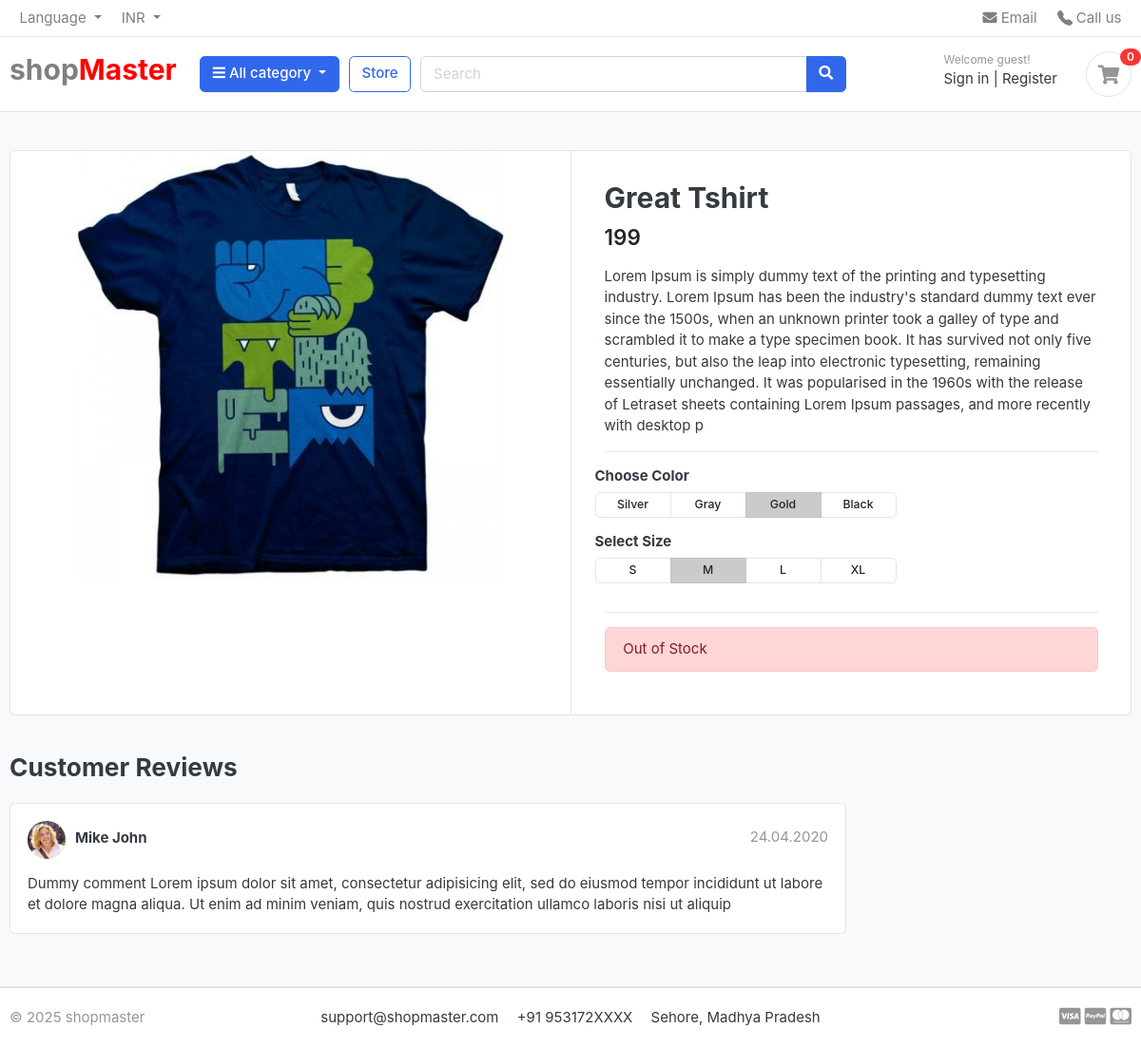
Before: /store/t-shirts/great-tshirt/ with the older database file.
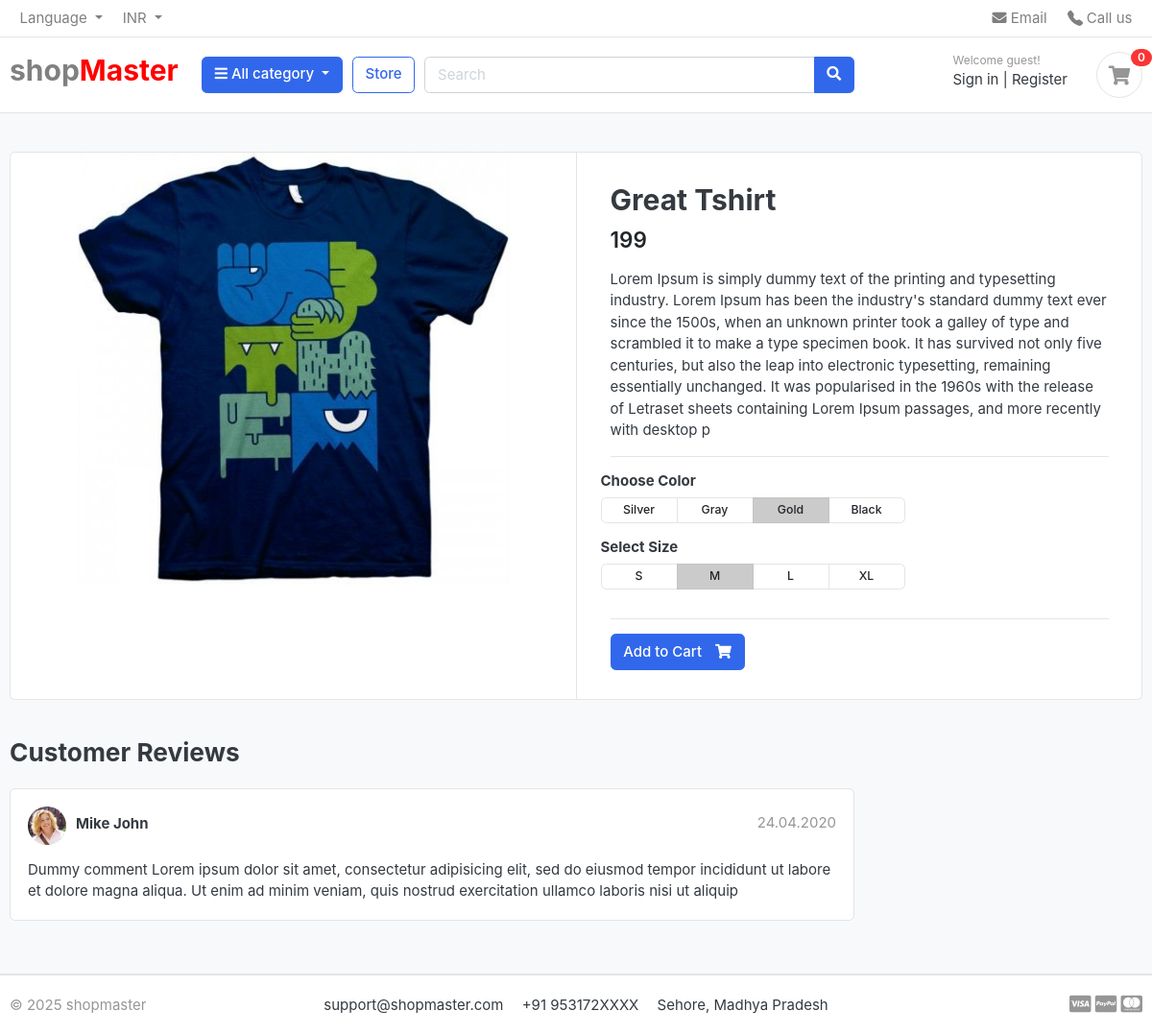
After: the same page with the newer database file.
### store/models.py (models this page shows, shortened)
class Product(models.Model):
    product_name  = models.CharField(max_length=200, unique=True)
    slug          = models.SlugField(max_length=200, unique=True)
    description   = models.TextField(max_length=500, blank=True)
    price         = models.IntegerField()
    images        = models.ImageField(upload_to='photos/products')
    stock         = models.IntegerField()
    is_available  = models.BooleanField(default=True)
    category      = models.ForeignKey(Category, on_delete=models.CASCADE)
    created_date  = models.DateTimeField(auto_now_add=True)
    modified_date = models.DateTimeField(auto_now=True)

### store/views.py (the view)
# urls.py: path('<slug:category_slug>/<slug:product_slug>/', views.product_detail, name='product_detail'),
def product_detail(request, category_slug, product_slug):
    try:
        single_product = Product.objects.get(category__slug=category_slug, slug=product_slug)
        in_cart = CartItem.objects.filter(cart__cart_id=_cart_id(request), product=single_product).exists()
    except Exception as e:
        raise e
    context = {
        'single_product': single_product,
        'in_cart'       : in_cart
    }
    return render(request, 'store/product_detail.html', context)

### carts/context_processors.py (called while the page is built)
def counter(request):
    cart_count = 0
    if 'admin' in request.path:
        return {}
    else:
        try:
            cart = Cart.objects.filter(cart_id=_cart_id(request))
            cart_items = CartItem.objects.all().filter(cart=cart[:1])
            for cart_item in cart_items:
                cart_count += cart_item.quantity
        except Cart.DoesNotExist:
            cart_count = 0
    return dict(cart_count=cart_count)

### carts/views.py (called while the page is built)
def _cart_id(request): # _ for private fuctions
    cart = request.session.session_key
    if not cart:
        cart = request.session.create()
    return cart

### category/context_processors.py (called while the page is built)
def menu_links(request):
    links = Category.objects.all()
    return dict(links=links)

### category/models.py (called while the page is built)
    def get_url(self):
        return reverse('product_by_category', args=[self.slug])

### templates/store/product_detail.html
{% extends 'base.html' %}
{% load static %}
{% block content %}
  <section class="section-content padding-y bg">
    <div class="container">
      <div class="card">
        <div class="row no-gutters">
          <aside class="col-md-6">
            <article class="gallery-wrap">
              <div class="img-big-wrap">
                <a href="#"><img src="{{ single_product.images.url }}" /></a>
              </div>
            </article>
          </aside>
          <main class="col-md-6 border-left">
            <article class="content-body">
              <h2 class="title">{{ single_product.product_name }}</h2>
              <div class="mb-3">
                <var class="price h4">{{ single_product.price }}</var>
              </div>
              <p>{{ single_product.description }}</p>
              <hr />
              <div class="row">
                <div class="item-option-select">
                  <h6>Choose Color</h6>
                  <div class="btn-group btn-group-sm btn-group-toggle" data-toggle="buttons">
                    <label class="btn btn-light"><input type="radio" name="radio_color" />Silver</label>
                    <label class="btn btn-light"><input type="radio" name="radio_color" />Gray</label>
                    <label class="btn btn-light active"><input type="radio" name="radio_color checked" />Gold</label>
                    <label class="btn btn-light"><input type="radio" name="radio_color" />Black</label>
                  </div>
                </div>
              </div>
              <div class="row">
                <div class="item-option-select">
                  <h6>Select Size</h6>
                  <div class="btn-group btn-group-sm btn-group-toggle" data-toggle="buttons">
                    <label class="btn btn-light"><input type="radio" name="radio_color" />S</label>
                    <label class="btn btn-light active"><input type="radio" name="radio_color" checked />M</label>
                    <label class="btn btn-light"><input type="radio" name="radio_color" />L</label>
                    <label class="btn btn-light"><input type="radio" name="radio_color" />XL</label>
                  </div>
                </div>
              </div>
              <hr />
              {% if single_product.stock <= 0 %}
                <div class="alert alert-danger" role="alert">Out of Stock</div>
              {% else %}
                {% if in_cart %}
                  <a href="" class="btn btn-success"><span class="text">Added to Cart</span> <i class="fas fa-check"></i></a>
                  <a href="{% url 'cart'%}" class="btn btn-outline-primary"><span class="text">View in Cart</span> <i class="fas fa-eye"></i></a>
                {% else %}
                  <a href="{% url 'add_cart' single_product.id %}" class="btn btn-primary"><span class="text">Add to Cart</span> <i class="fas fa-shopping-cart"></i></a>
                {% endif %}
              {% endif %}
            </article>
          </main>
        </div>
      </div>
      <br />
      <div class="row">
        <div class="col-md-9">
          <header class="section-heading">
            <h3>Customer Reviews</h3>
          </header>
          <article class="box mb-3">
            <div class="icontext w-100">
              <img src="{% static './images/avatars/avatar1.jpg' %}" class="img-xs icon rounded-circle" />
              <div class="text">
                <span class="date text-muted float-md-right">24.04.2020</span>
                <h6 class="mb-1">Mike John</h6>
              </div>
            </div>
            <div class="mt-3">
              <p>Dummy comment Lorem ipsum dolor sit amet, consectetur adipisicing elit, sed do eiusmod tempor incididunt ut labore et dolore magna aliqua. Ut enim ad minim veniam, quis nostrud exercitation ullamco laboris nisi ut aliquip</p>
            </div>
          </article>
        </div>
      </div>
    </div>
  </section>
{% endblock %}

### templates/base.html (shortened to what this page needs)
{% load static %}
<!DOCTYPE HTML>
<html lang="en">
<head>
<link href="{% static 'css/bootstrap.css' %}" rel="stylesheet" type="text/css"/>
<link href="{% static 'fonts/fontawesome/css/all.min.css' %}" type="text/css" rel="stylesheet">
<link href="{% static 'css/ui.css' %}" rel="stylesheet" type="text/css"/>
<link href="{% static 'css/responsive.css' %}" rel="stylesheet" media="only screen and (max-width: 1200px)" />
</head>
<body>
	{% include "includes/navbar.html" %}
	{% block content %}{% endblock  %}
	{% include "includes/footer.html" %}

### templates/includes/navbar.html (shortened to what this page needs)
{% load static %}
	<header class="section-header">
	<nav class="navbar p-md-0 navbar-expand-sm navbar-light border-bottom">
	<div class="container">
	<div class="collapse navbar-collapse" id="navbarTop4">
		<ul class="navbar-nav mr-auto">
			<li class="nav-item dropdown">
				<a href="#" class="nav-link dropdown-toggle" data-toggle="dropdown"> Language </a>
			</li>
			<li class="nav-item dropdown">
				<a href="#" class="nav-link dropdown-toggle" data-toggle="dropdown"> INR </a>
			</li>
		</ul>
		<ul class="navbar-nav">
			<li><a href="#" class="nav-link"> <i class="fa fa-envelope"></i> Email </a></li>
			<li><a href="#" class="nav-link">  Call us </a></li>
		</ul>
	</div>
	</div>
	</nav>
	<section class="header-main border-bottom">
		<div class="container">
	<div class="row align-items-center">
		<div class="col-lg-2 col-md-3 col-6">
			<a href="{% url 'home' %}" class="brand-wrap">
				<h2 style="color: grey;">shop<span style="color: red;">Master</span></h2>
			</a>
		</div>
		<div class="col-lg col-sm col-md col-6 flex-grow-0">
			<div class="category-wrap dropdown d-inline-block float-right">
				<button type="button" class="btn btn-primary dropdown-toggle" data-toggle="dropdown">
					<i class="fa fa-bars"></i> All category
				</button>
			</div>
		</div>
		<a href="{% url 'store' %}" class="btn btn-outline-primary">Store</a>
		<div class="col-lg  col-md-6 col-sm-12 col">
			<form action="#" class="search">
				<div class="input-group w-100">
					<input type="text" class="form-control" style="width:60%;" placeholder="Search">
					<div class="input-group-append">
					<button class="btn btn-primary" type="submit">
						<i class="fa fa-search"></i>
					</button>
					</div>
				</div>
			</form>
		</div>
		<div class="col-lg-3 col-sm-6 col-8 order-2 order-lg-3">
					<div class="d-flex justify-content-end mb-3 mb-lg-0">
						<div class="widget-header">
							<small class="title text-muted">Welcome guest!</small>
							<div>
								<a href="./signin.html">Sign in</a> <span class="dark-transp"> | </span>
								<a href="./register.html"> Register</a>
							</div>
						</div>
						<a href="{% url 'cart' %}" class="widget-header pl-3 ml-3">
							<div class="icon icon-sm rounded-circle border"><i class="fa fa-shopping-cart"></i></div>
							<span class="badge badge-pill badge-danger notify">{{cart_count}}</span>
						</a>
					</div>
				</div>
	</div>
		</div>
	</section>
	</header>

### templates/includes/footer.html (shortened to what this page needs)
{% load static %}
<footer class="section-footer border-top">
	<div class="container">
		<section class="footer-bottom border-top row">
			<div class="col-md-2">
				<p class="text-muted"> &copy 2025 shopmaster </p>
			</div>
			<div class="col-md-8 text-md-center">
				<span  class="px-2">support@shopmaster.com</span>
				<span  class="px-2">+91 953172XXXX</span>
				<span  class="px-2">Sehore, Madhya Pradesh</span>
			</div>
			<div class="col-md-2 text-md-right text-muted">
				<i class="fab fa-lg fa-cc-visa"></i>
				<i class="fab fa-lg fa-cc-paypal"></i>
				<i class="fab fa-lg fa-cc-mastercard"></i>
			</div>
		</section>
	</div>
</footer>

### static/css/ui.css (style rules this page uses)
html { font-family: "Inter", sans-serif; font-size: 15px; }
.content-body { flex: 1 1 auto; padding: 2rem 2.3rem; }
.icon-xs, .icon-sm, .icon-md, .icon-lg { display: inline-block; text-align: center; flex-shrink: 0; flex-grow: 0; }
.icon-sm { width: 48px; height: 48px; line-height: 48px !important; font-size: 20px; }
.img-xs, .img-sm, .img-md, .img-lg { -o-object-fit: cover; object-fit: cover; flex-shrink: 0; flex-grow: 0; }
.img-xs { width: 40px; height: 40px; }
.padding-y { padding-top: 40px; padding-bottom: 40px; }
var { font-style: normal; }
article:after, .form-group:after { display: block; clear: both; content: ""; }
.bg { background-color: #f8f9fa; }
.section-heading { margin-bottom: 20px; margin-top: 15px; }
p:last-child { margin-bottom: 0; }
.header-main { position: relative; padding-top: 1rem; padding-bottom: 1rem; }
.widget-header { display: inline-block; vertical-align: middle; position: relative; }
.widget-header a { color: #343a40; }
.widget-header i { color: #969696; }
.widget-header .title { display: block; }
.widget-header .notify { position: absolute; top: -3px; right: -10px; }
.footer-bottom { padding-top: 20px; padding-bottom: 20px; }
.btn-light { background-color: #fff; border-color: #e4e4e4; }
.btn .text + i { margin-left: 10px; }
.icontext { display: inline-flex; align-items: center; vertical-align: middle; }
.icontext .text { width: 100%; line-height: 1.2; }
.icontext .icon { position: relative; margin-right: 10px; flex-shrink: 0; flex-grow: 0; }
.notify { position: absolute; top: -4px; right: -10px; display: inline-block; padding: 0.25em 0.6em; font-size: 12px; line-height: 1; text-align: center; border-radius: 3rem; color: #fff; background-color: #fa3434; }
.price { font-weight: 600; color: #212529; }
.box { padding: 18px; background: #fff; border-radius: 0.37rem; border: 1px solid #e4e4e4; }
.box img { max-width: 100%; }
.gallery-wrap .img-big-wrap { margin-bottom: 10px; border-radius: 0.37rem; overflow: hidden; background-color: #fff; }
.gallery-wrap .img-big-wrap a { text-align: center; display: block; }
.gallery-wrap .img-big-wrap img { height: 450px; width: auto; display: inline-block; }
.item-option-select { margin-bottom: 1rem; display: inline-block; margin-right: 15px; }
.item-option-select .btn { min-width: 80px; }

Changed rows visible on the page:
changed Product "Great Tshirt": stock 0 → 100 (drawn)
Other visible differences:
text no longer shown: "Out of Stock"
text now shown: "Add to Cart"
